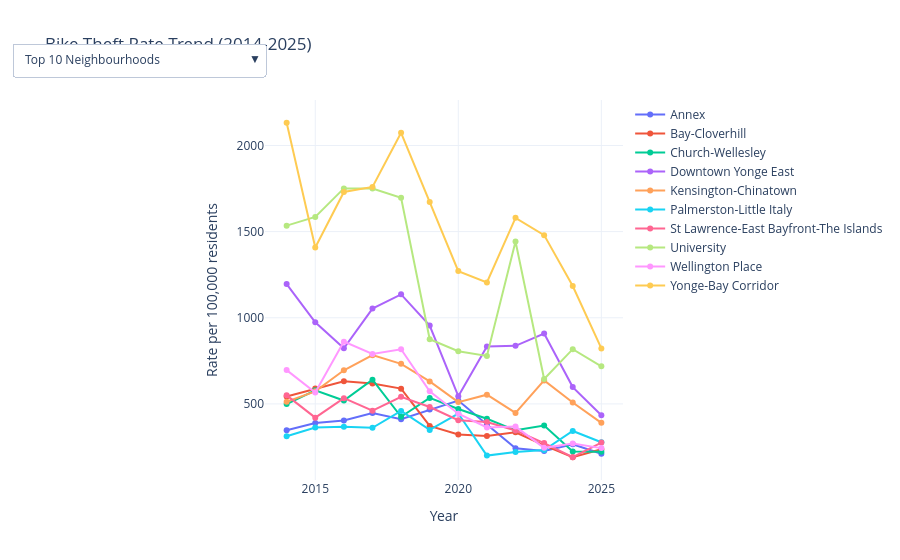

The notebook cell saved with this chart:
### Code cell
import pandas as pd
import plotly.graph_objects as go

# 1. Load and Clean the dataset
file_path = 'neighbourhood-crime-rates - 4326.csv'
df = pd.read_csv(file_path, low_memory=False)

# Prepare years and columns
years = list(range(2014, 2026))
rate_columns = [f'BIKETHEFT_RATE_{year}' for year in years]

# Ensure numeric data and clean missing values
for col in rate_columns:
    df[col] = pd.to_numeric(df[col], errors='coerce')

df = df.dropna(subset=['AREA_NAME'])
all_neighbourhoods = sorted(df['AREA_NAME'].unique().tolist())

# Identify Top 10 for the default view
top_10_names = df.nlargest(10, 'BIKETHEFT_RATE_2025')['AREA_NAME'].values

# 2. Create the Figure
fig = go.Figure()

# Add a trace for every single neighbourhood
for hood in all_neighbourhoods:
    hood_data = df[df['AREA_NAME'] == hood]
    
    fig.add_trace(
        go.Scatter(
            x=years,
            y=hood_data[rate_columns].values.flatten(),
            name=hood,
            mode='lines+markers',
            # Only show the Top 10 by default
            visible=True if hood in top_10_names else False 
        )
    )

# 3. Build the Dropdown Menu
dropdown_buttons = [
    # Option 1: Show the Top 10 (Default)
    dict(
        label="Top 10 Neighbourhoods",
        method="update",
        args=[{"visible": [h in top_10_names for h in all_neighbourhoods]},
              {"title": "Bike Theft Rate: Top 10 Neighbourhoods (2025)"}]
    )
]

# Add options for every individual city
for hood in all_neighbourhoods:
    dropdown_buttons.append(
        dict(
            label=hood,
            method="update",
            args=[{"visible": [h == hood for h in all_neighbourhoods]},
                  {"title": f"Bike Theft Rate Trend: {hood}"}]
        )
    )

# 4. Update Layout with Dropdown
fig.update_layout(
    updatemenus=[
        dict(
            buttons=dropdown_buttons,
            direction="down",
            showactive=True,
            x=0.0,
            y=1.15
        )
    ],
    title="Bike Theft Rate Trend (2014-2025)",
    xaxis_title="Year",
    yaxis_title="Rate per 100,000 residents",
    template="plotly_white",
    hovermode="x unified"
)

# Save as HTML to keep interactivity
fig.write_html("interactive_bike_theft_graph.html")
fig.show()
